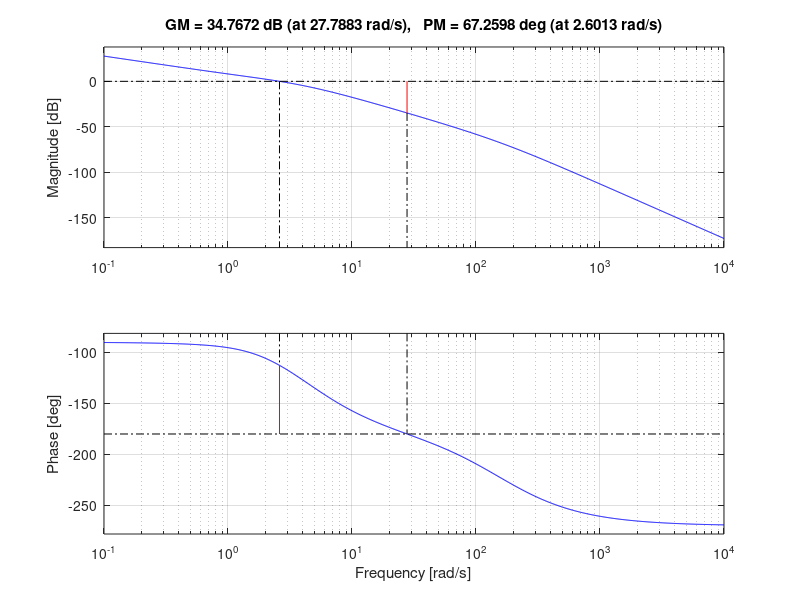
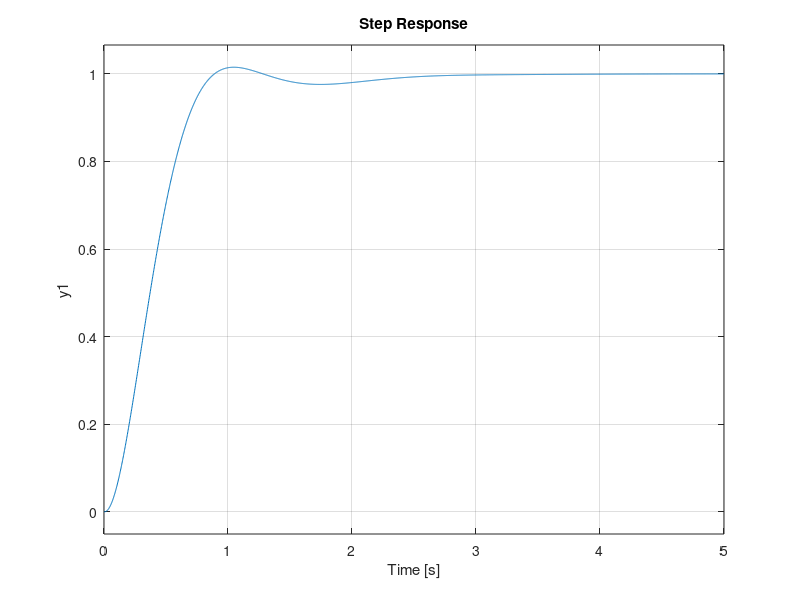

Reproduce these figures in MATLAB, in order. (Note: this script raises an error after producing the figures.)
close all; clear; clc;
Jm=0.04;
Jl=0.5;
bm=0.1;
bl=0;
K=0.25;
R=8;
L=0.05;
n=1/75;
Jo=Jm+(n^2)*Jl;
bo=bm+(n^2)*bl;
num=[K*n];
wn=2.79;
zeta=0.71;
numv=[K*n 0];
den=[L*Jo,L*bo+R*Jo,R*bo+K^2,0];
G=tf(num,den);
%%
K=628.8254;
Kc=1392.747287;
zero=1.747;
pole=3.869458;
Gc=tf([1 1.747],[1 3.869458]);
Gclosed=feedback(Kc*Gc*G,1);
figure(1); hold on;
margin(Kc*Gc*G)
figure(2);hold on;
step(Gclosed)
stepinfo(Gclosed)
[y,t]=step(Gclosed);%ess=0.29%

